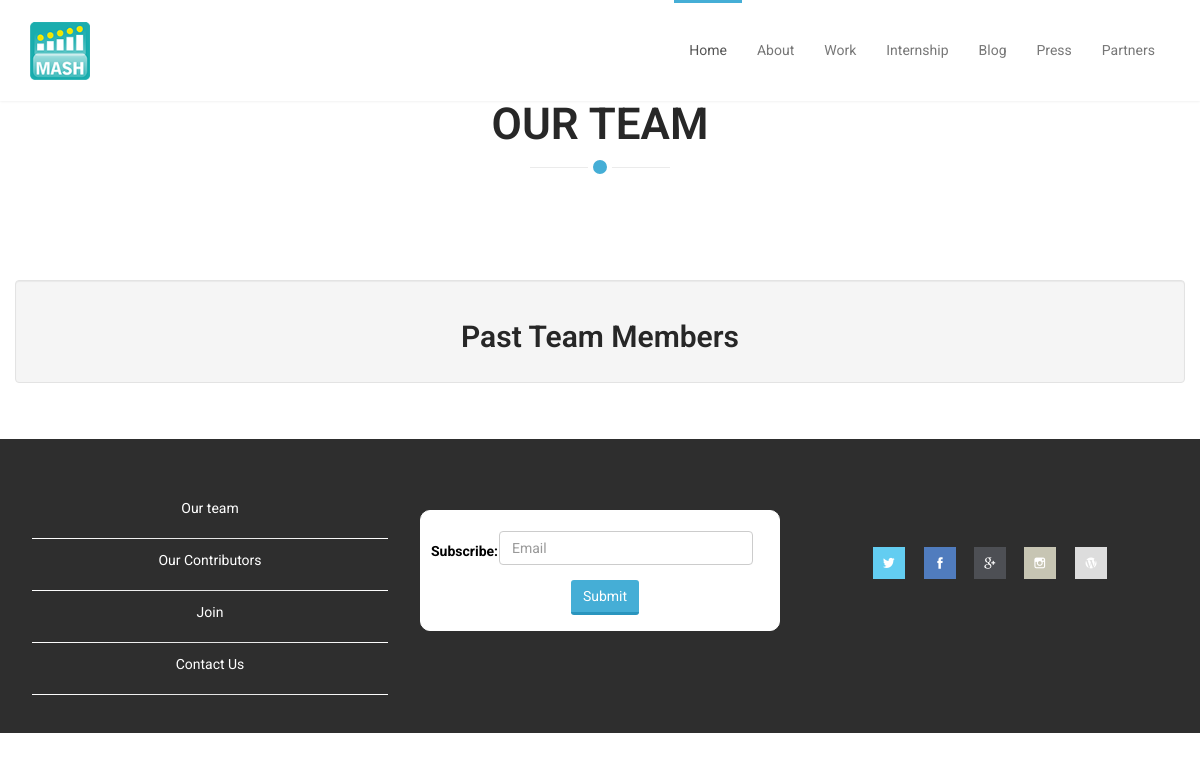
/pages/team/team, run on an earlier commit of the app's database.
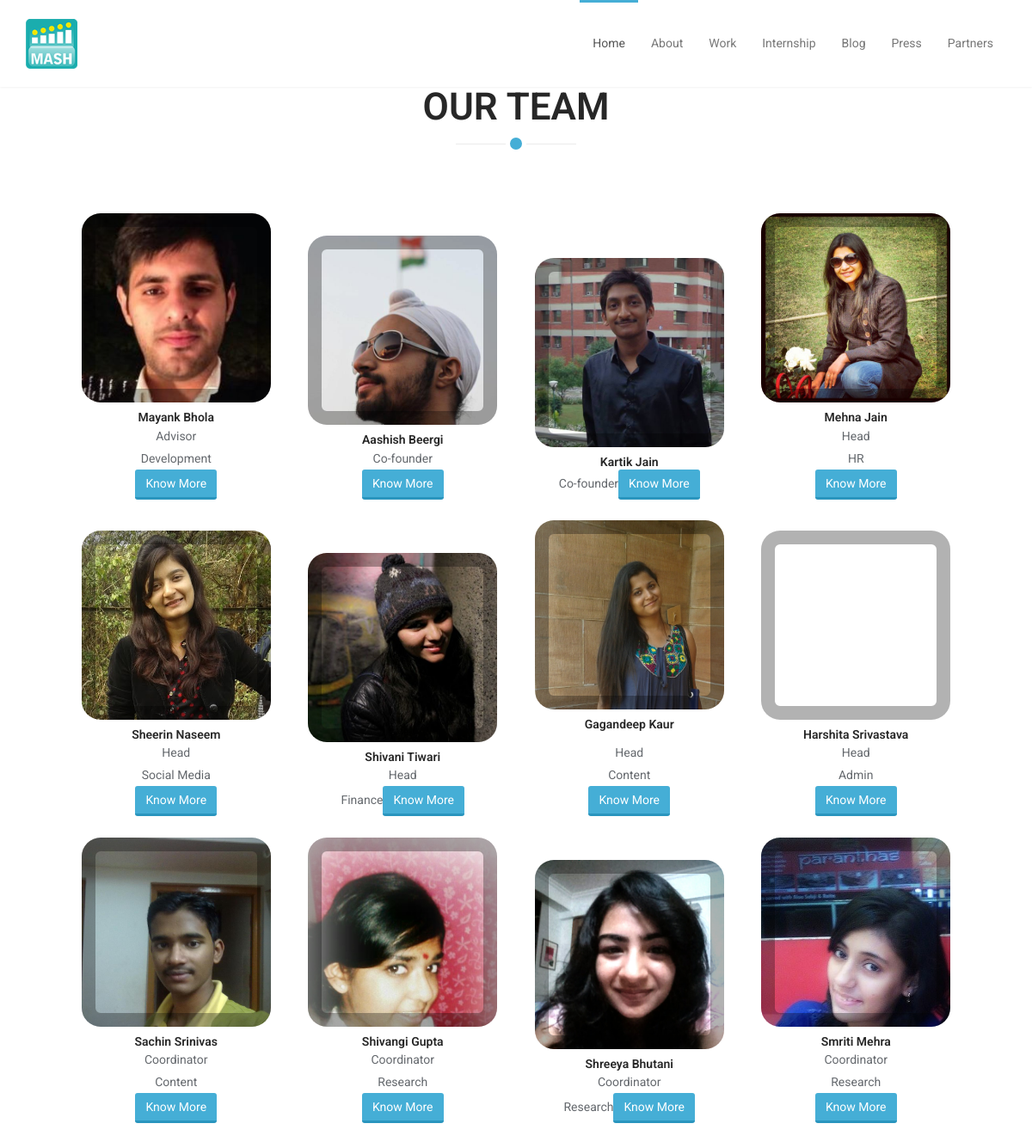
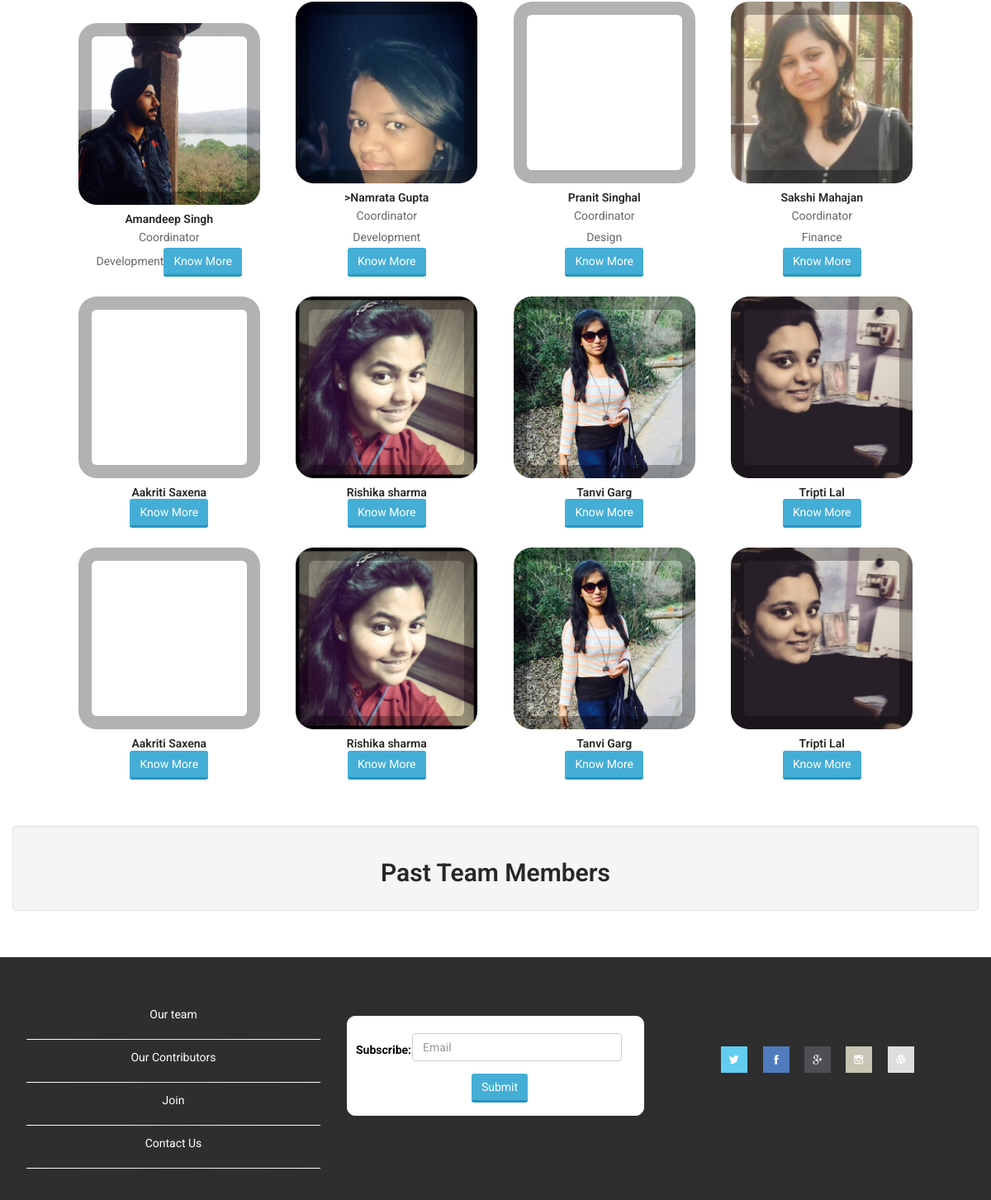
And on a later commit of the database (2 pictures, top to bottom).
### tables this page shows
CREATE TABLE IF NOT EXISTS `team` (
`team_id` int(1) NOT NULL,
  `team_thumb` varchar(50) DEFAULT NULL,
  `team_name` varchar(50) NOT NULL,
  `team_designation` varchar(50) DEFAULT NULL,
  `team_status` varchar(100) NOT NULL,
  `team_desc` text,
  `team_link` varchar(150) DEFAULT NULL,
  `team_doj` date DEFAULT NULL,
  `team_doc` date DEFAULT NULL,
  `team_css` varchar(200) NOT NULL,
  `team_br` tinyint(1) NOT NULL DEFAULT '0'
);

### application/controllers/pages.php (called while the page is built, shortened)
<?php
class Pages extends CI_Controller {
	function __construct(){
			$this->load->helper('url');
			$this->load->model('press_model');
			$this->load->model('con_model');
			$this->load->model('team_model');
			$this->load->model('project_model');
			$this->load->model('event_model');
		}
	public function team ( $page= 'team')
	{
		$this->load->helper('url');
		$data['results_team'] = $this->team_model->get_team();
		$data['results_team_present'] = $this->team_model->get_team_present();
		$data['results_team_past'] = $this->team_model->get_team_past();
		$data['title'] = "Mash Project";
		$this->load->view('templates/header.php',$data);
		$this->load->view('templates/nav.php',$data);
		$this->load->view('pages/'.$page.'.php');
		$this->load->view('templates/footer.php',$data);
	}
}
?>

### index.php (called while the page is built, shortened)
<?php
require_once BASEPATH.'core/CodeIgniter.php';

### application/models/team_model.php (called while the page is built, shortened)
<?php
	class Team_model extends CI_Model {
		public function get_team($limit =false){
			$query = $this->db->get('team',$limit);
			return $query->result_array();
		}
		public function get_team_present(){
			$condition = "team_status =" . "'" . "present" . "'";
			$this->db->select('*');
			$this->db->from('team');
			$this->db->where($condition);
			$query = $this->db->get();
			return $query->result_array();
		}
		public function get_team_past(){
			$condition = "team_status =" . "'" . $past . "'";
			$this->db->select('*');
			$this->db->from('team');
			$this->db->where($condition);
			$query = $this->db->get();
			return $query->result_array();
		}
	}
?>

### application/views/templates/tmpl_team.php (the view, shortened to what this page needs)
<li>
    <div class="ch-item">
        <div class="ch-info">
            <div class="ch-info-front ch-<?= $team_css ?>"></div>
        </div>
    </div>
                <h5><?= $team_name ?></h5>
                <p><?= $team_designation ?><a href="<?= $team_link ?>" target="_blank" class="btn btn-primary">Know More</a></p>
</li>

### application/views/templates/header.php (shortened to what this page needs)
<!DOCTYPE html>
<html lang="en">
<head>
    <link href="<?php echo base_url(); ?>css/bootstrap.min.css" rel="stylesheet">
    <link href="<?php echo base_url(); ?>css/font-awesome.min.css" rel="stylesheet">
    <link href="<?php echo base_url(); ?>css/animate.min.css" rel="stylesheet">
    <link href="<?php echo base_url(); ?>css/owl.carousel.css" rel="stylesheet">
    <link href="<?php echo base_url(); ?>css/owl.transitions.css" rel="stylesheet">
    <link href="<?php echo base_url(); ?>css/prettyPhoto.css" rel="stylesheet">
    <link href="<?php echo base_url(); ?>css/main.css" rel="stylesheet">
    <link href="<?php echo base_url(); ?>css/responsive.css" rel="stylesheet">
</head>

### application/views/templates/nav.php (shortened to what this page needs)
<body id="home" class="homepage">
    <header id="header">
        <nav id="main-menu" class="navbar navbar-default navbar-fixed-top" role="banner">
            <div class="container">
                <div class="navbar-header">
                    <a class="navbar-brand" href="<?php echo base_url(); ?>"><img src="<?php echo base_url(); ?>images/logo-small.gif" class="logo"></a>
                </div>
                <div class="collapse navbar-collapse navbar-right">
                    <ul class="nav navbar-nav">
                        <li class="scroll active"><a href="<?php echo base_url(); ?>#main-slider">Home</a></li>
                        <li class="scroll"><a href="<?php echo base_url(); ?>#about">About</a></li>
                        <li class="scroll"><a href="<?php echo base_url(); ?>#portfolio">Work</a></li>
                        <li class="scroll"><a href="<?php echo base_url(); ?>#features">Internship</a></li>
                        <li class="scroll"><a href="<?php echo base_url(); ?>#blog">Blog</a></li>
                        <li class="scroll"><a href="<?php echo base_url(); ?>#press">Press</a></li>
                        <li class="scroll"><a href="<?php echo base_url(); ?>#meet-team">Partners</a></li>
                    </ul>
                </div>
            </div>
        </nav>
    </header>

### application/views/pages/team.php (shortened to what this page needs)
<div class="container-fluid" id="team">
     <div class="section-header">
                <h2 class="section-title text-center">Our Team</h2>
            </div>
<div class="container">
    <ul class="ch-grid">
    <?php
        foreach ($results_team_present as $item) :
                     extract($item);
                  include 'C:\xampp1\htdocs\mashproject\application\views\templates\tmpl_team.php';
            endforeach
    ?>
    </ul>
</div>
</div><br><br>
<div class="container-fluid" id="team">
    <div class="text-center well">
                <h2 class="section-head">Past Team Members</h2>
    </div>
<div class="container">
    </div>
</div><br>

### application/views/templates/footer.php (shortened to what this page needs)
    <footer id="footer">
    <div class="container">
    <br>
        <div class="row">
            <div class="col-md-4 ">
                         <ul class="text-center">
                            <li><a href="<?php echo base_url(); ?>pages/team/team">Our team</a></li>
                                                         <li class="divider"></li>
                            <li><a href="<?php echo base_url(); ?>pages/contributors/contributors">Our Contributors</a></li>
                                                         <li class="divider"></li>
                            <li><a href="http://goo.gl/U3Swie" target="_blank">Join</a></li>
                                                         <li class="divider"></li>
                            <li><a href="<?php echo base_url(); ?>pages/contact/contact">Contact Us</a></li>
                                                         <li class="divider"></li>
                        </ul>
            </div>
                                <div class="col-md-4">
                          <form class="form-horizontal">
                            <div class="form-group">
                                <label for="email" class="col-sm-2 control-label">Subscribe:&nbsp;</label>
                                <div class="col-sm-9">
                                    <input type="email" class="form-control" placeholder="Email"/>
                                </div>
                            </div>
                             <div class="form-group">
                    <div class="text-center">
                        <button type="submit" class="btn btn-primary">Submit</button>
                    </div>
                </div>
                         </form>
                    </div>
               <div class="col-md-4">
                   <br><br>
                          <ul class="social-icons text-center">
                        <li><a href="https://www.facebook.com/MashProject"><img src="<?php echo base_url(); ?>images/icons/01_twitter.png"></a></li>
                        <li><a href="https://twitter.com/mash_project"><img src="<?php echo base_url(); ?>images/icons/02_facebook.png"></a></li>
                        <li><a href="https://plus.google.com/u/0/118420471642649699506/posts"><img src="<?php echo base_url(); ?>images/icons/14_google+.png"></a></li>
                        <li><a href="https://instagram.com/mash_project/"><img src="<?php echo base_url(); ?>images/icons/10_instagram.png"></a></li>
                        <li><a href="https://officialmashproject.wordpress.com/about/"><img src="<?php echo base_url(); ?>images/icons/11_wordpress.png"></a></li>
                    </ul>
                    </div>
        </div>
    </div>
</footer>
</body>
</html>

What changed in the data, as far as the page shows it:
added team: shows a picture, team_name "Mayank Bhola", team_designation "Advisor Development"
added team: shows a picture, team_name "Aashish Beergi", team_designation "Co-founder"
added team: shows a picture, team_name "Kartik Jain", team_designation "Co-founder"
added team: shows a picture, team_name "Mehna Jain", team_designation "Head HR"
added team: shows a picture, team_name "Sheerin Naseem", team_designation "Head Social Media"
added team: shows a picture, team_name "Shivani Tiwari", team_designation "Head Finance"
added team: shows a picture, team_name "Gagandeep Kaur", team_designation "Head Content"
added team: team_name "Harshita Srivastava", team_designation "Head Admin"
added team: shows a picture, team_name "Sachin Srinivas", team_designation "Coordinator Content"
added team: shows a picture, team_name "Shivangi Gupta", team_designation "Coordinator Research"
added team: shows a picture, team_name "Shreeya Bhutani", team_designation "Coordinator Research"
added team: shows a picture, team_name "Smriti Mehra", team_designation "Coordinator Research"
added team: shows a picture, team_name "Amandeep Singh", team_designation "Coordinator Development"
added team: shows a picture, team_name ">Namrata Gupta", team_designation "Coordinator Development"
added team: team_name "Pranit Singhal", team_designation "Coordinator Design"
added team: shows a picture, team_name "Sakshi Mahajan", team_designation "Coordinator Finance"
added team: team_name "Aakriti Saxena"
added team: team_name "Rishika sharma"
added team: team_name "Tanvi Garg"
added team: team_name "Tripti Lal"
added team: team_name "Aakriti Saxena"
added team: team_name "Rishika sharma"
added team: team_name "Tanvi Garg"
added team: team_name "Tripti Lal"
